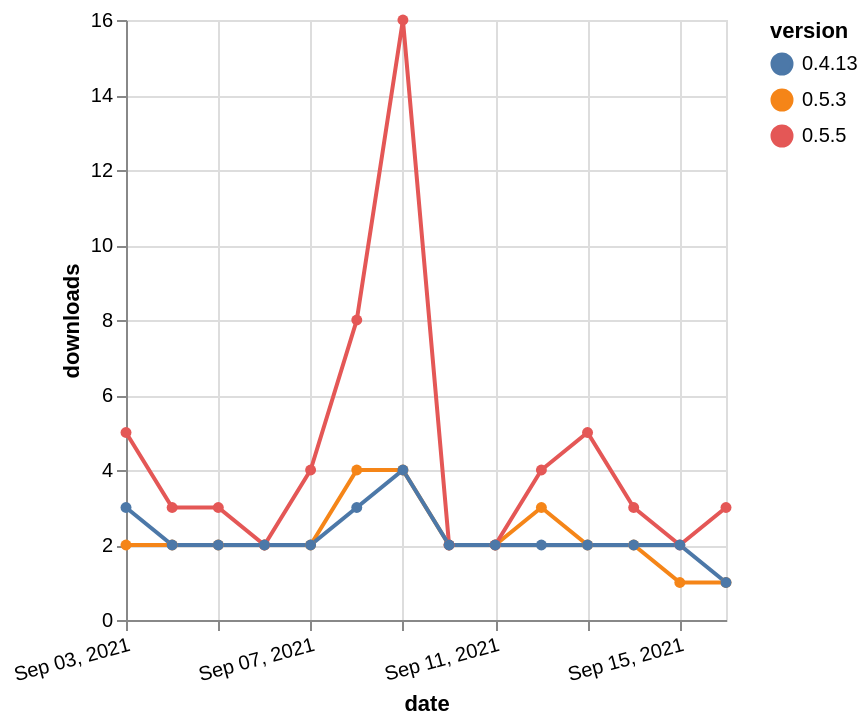

Specify this chart in Vega-Lite:
### Vega-Lite specification from a JSON file in a GitHub repository (floating-point values rounded to 4 significant figures)
{"$schema": "https://vega.github.io/schema/vega-lite/v5.json", "description": "A simple bar chart with embedded data.", "data": {"values": [{"date": "2021-09-03", "total": 3130, "delta": 2, "version": "0.5.3"}, {"date": "2021-09-04", "total": 3132, "delta": 2, "version": "0.5.3"}, {"date": "2021-09-05", "total": 3134, "delta": 2, "version": "0.5.3"}, {"date": "2021-09-06", "total": 3136, "delta": 2, "version": "0.5.3"}, {"date": "2021-09-07", "total": 3138, "delta": 2, "version": "0.5.3"}, {"date": "2021-09-08", "total": 3142, "delta": 4, "version": "0.5.3"}, {"date": "2021-09-09", "total": 3146, "delta": 4, "version": "0.5.3"}, {"date": "2021-09-10", "total": 3148, "delta": 2, "version": "0.5.3"}, {"date": "2021-09-11", "total": 3150, "delta": 2, "version": "0.5.3"}, {"date": "2021-09-12", "total": 3153, "delta": 3, "version": "0.5.3"}, {"date": "2021-09-13", "total": 3155, "delta": 2, "version": "0.5.3"}, {"date": "2021-09-14", "total": 3157, "delta": 2, "version": "0.5.3"}, {"date": "2021-09-15", "total": 3158, "delta": 1, "version": "0.5.3"}, {"date": "2021-09-16", "total": 3159, "delta": 1, "version": "0.5.3"}, {"date": "2021-09-03", "total": 4809, "delta": 5, "version": "0.5.5"}, {"date": "2021-09-04", "total": 4812, "delta": 3, "version": "0.5.5"}, {"date": "2021-09-05", "total": 4815, "delta": 3, "version": "0.5.5"}, {"date": "2021-09-06", "total": 4817, "delta": 2, "version": "0.5.5"}, {"date": "2021-09-07", "total": 4821, "delta": 4, "version": "0.5.5"}, {"date": "2021-09-08", "total": 4829, "delta": 8, "version": "0.5.5"}, {"date": "2021-09-09", "total": 4845, "delta": 16, "version": "0.5.5"}, {"date": "2021-09-10", "total": 4847, "delta": 2, "version": "0.5.5"}, {"date": "2021-09-11", "total": 4849, "delta": 2, "version": "0.5.5"}, {"date": "2021-09-12", "total": 4853, "delta": 4, "version": "0.5.5"}, {"date": "2021-09-13", "total": 4858, "delta": 5, "version": "0.5.5"}, {"date": "2021-09-14", "total": 4861, "delta": 3, "version": "0.5.5"}, {"date": "2021-09-15", "total": 4863, "delta": 2, "version": "0.5.5"}, {"date": "2021-09-16", "total": 4866, "delta": 3, "version": "0.5.5"}, {"date": "2021-09-03", "total": 2425, "delta": 3, "version": "0.4.13"}, {"date": "2021-09-04", "total": 2427, "delta": 2, "version": "0.4.13"}, {"date": "2021-09-05", "total": 2429, "delta": 2, "version": "0.4.13"}, {"date": "2021-09-06", "total": 2431, "delta": 2, "version": "0.4.13"}, {"date": "2021-09-07", "total": 2433, "delta": 2, "version": "0.4.13"}, {"date": "2021-09-08", "total": 2436, "delta": 3, "version": "0.4.13"}, {"date": "2021-09-09", "total": 2440, "delta": 4, "version": "0.4.13"}, {"date": "2021-09-10", "total": 2442, "delta": 2, "version": "0.4.13"}, {"date": "2021-09-11", "total": 2444, "delta": 2, "version": "0.4.13"}, {"date": "2021-09-12", "total": 2446, "delta": 2, "version": "0.4.13"}, {"date": "2021-09-13", "total": 2448, "delta": 2, "version": "0.4.13"}, {"date": "2021-09-14", "total": 2450, "delta": 2, "version": "0.4.13"}, {"date": "2021-09-15", "total": 2452, "delta": 2, "version": "0.4.13"}, {"date": "2021-09-16", "total": 2453, "delta": 1, "version": "0.4.13"}]}, "width": "container", "mark": {"type": "line", "point": {"filled": true}}, "encoding": {"x": {"field": "date", "type": "temporal", "timeUnit": "yearmonthdate", "title": "date", "axis": {"labelAngle": -15}}, "y": {"field": "delta", "type": "quantitative", "title": "downloads"}, "color": {"field": "version", "type": "nominal"}, "tooltip": {"field": "delta"}}}
